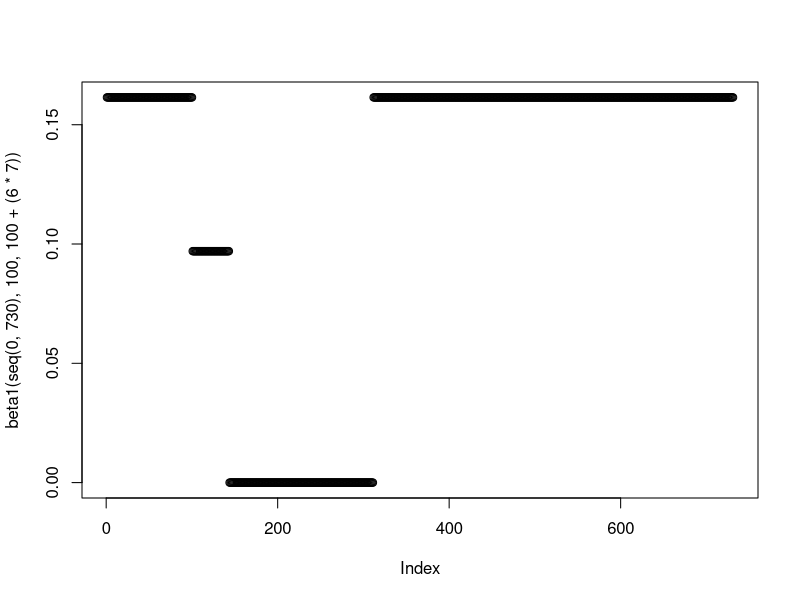
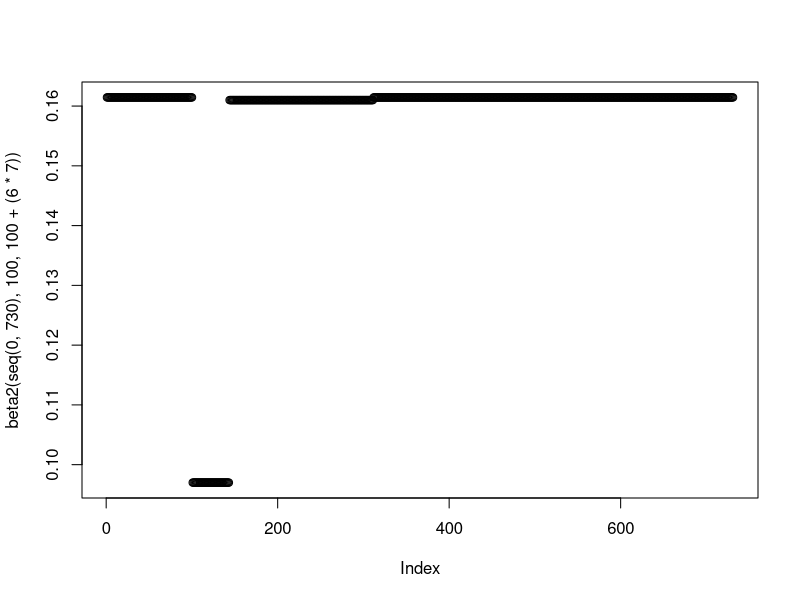
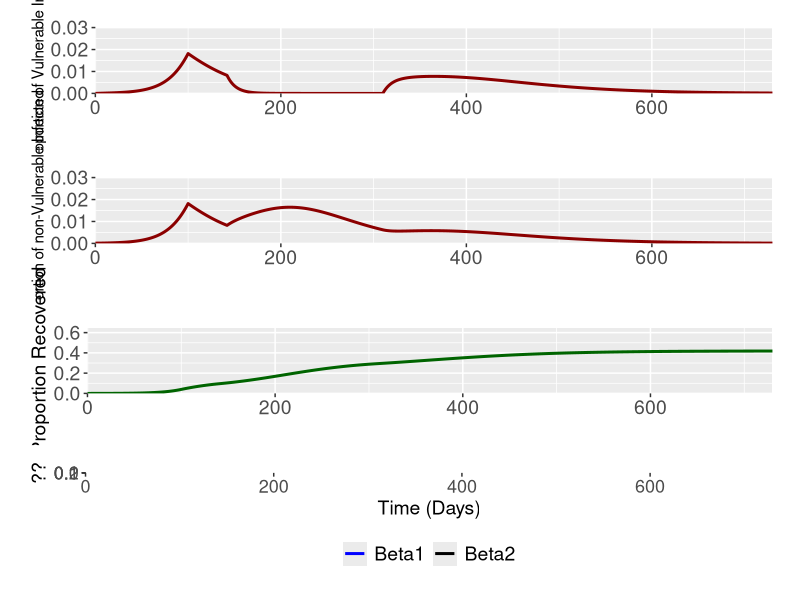

Recreate these plots in R, in order.
rm(list=ls())
library("deSolve"); library("ggplot2"); library("cowplot");library("reshape2"); library("dplyr"); library("RColorBrewer"); library("ggpubr")

#Function for the generation time/(1/gamma) parameter
GenTime <- function(T2, R0) {
  G = T2 * ((R0-1)/log(2))
  return(G)
}

#Function to model intervention - currently set at baseline - added additional functionality to it
beta1 <- function(time, int_timestart, int_timeend) {
  ifelse((time >= int_timestart & time <= int_timeend),
         0.097,
         ifelse((time >= int_timeend & time <= int_timeend + ((30-6)*7)),
                0,
                ifelse((time >= int_timeend + (24*7) & time <= 730),
                       (1.5*(1/(GenTime(4.6,2.4)))), #after int
                       (1.5*(1/(GenTime(4.6,2.4)))) #before int
                )
         )
  )
}

plot(beta1(seq(0,730), 100, 100 + (6*7) ))

beta2 <- function(time, int_timestart, int_timeend) {
  ifelse((time >= int_timestart & time <= int_timeend),
         0.097,
         ifelse((time >= int_timeend & time <= int_timeend + ((30-6)*7)),
                0.161,
                ifelse((time >= int_timeend + (24*7) & time <= 730),
                       (1.5*(1/(GenTime(4.6,2.4)))), #after int
                       (1.5*(1/(GenTime(4.6,2.4)))) #before int
                )
         )
  )
}

plot(beta2(seq(0,730), 100, 100 + (6*7) ))

#### Different Beta ####
#Function for Shielded/non-Shielded Pop
SIR1 <- function(time, state, parameters) {
  with(as.list(c(state, parameters)), {
    dSv = - beta1(time, int_timestart, int_timeend)*Iv*Sv - beta1(time, int_timestart, int_timeend)*Inv*Sv 
    
    dSnv = -  beta2(time, int_timestart, int_timeend)*Inv*Snv -  beta2(time, int_timestart, int_timeend)*Iv*Snv 
    
    dIv = beta1(time, int_timestart, int_timeend)*Iv*Sv + beta1(time, int_timestart, int_timeend)*Inv*Sv - gamma*Iv
    
    dInv =  beta2(time, int_timestart, int_timeend)*Inv*Snv +  beta2(time, int_timestart, int_timeend)*Iv*Snv - gamma*Inv
    
    dR = gamma*Iv + gamma*Inv
    
    dCv = beta1(time, int_timestart, int_timeend)*Iv*Sv + beta1(time, int_timestart, int_timeend)*Inv*Sv
    
    dCnv =  beta2(time, int_timestart, int_timeend)*Inv*Snv +  beta2(time, int_timestart, int_timeend)*Iv*Snv 
    return(list(c(dSv, dSnv, dIv, dInv, dR, dCv, dCnv)))
  })
}

#Initial Conditions and Times
init <- c(Sv = 0.15, Snv = 0.85-0.0001, Iv = 0, Inv = 0.0001, R = 0, Cv= 0, Cnv = 0)
times <- seq(0,730,by = 1)

parms = c(gamma = 1/(GenTime(4.6,2.4)), 
          int_timestart = 100, 
          int_timeend = 100 + 6*7)

out1 <- data.frame(ode(y = init, func = SIR1, times = times, parms = parms))

out1$Iv <- out1$Iv/0.15
out1$Inv <- out1$Inv/0.85

out1$beta1 <- beta1(seq(0,730), 100, 100 + (6*7) )
out1$beta2 <- beta2(seq(0,730), 100, 100 + (6*7) )

colnames(out1) <- c("Time", "Suscv", "Suscnv","Infected_Is", "Infected_Ip", "Recov", "CumV", "Cumnv", "Beta1", "Beta2")

statsinfec <- melt(out1, id.vars = c("Time"), measure.vars = c("Infected_Is", "Infected_Ip"))
statsrecov <- melt(out1, id.vars = c("Time"), measure.vars = c("Recov"))
statsbeta <- melt(out1, id.vars = c("Time"), measure.vars = c("Beta1", "Beta2"))

#### Aggregated Plots

pinfv <- ggplot(data = statsinfec[statsinfec$variable == "Infected_Is",], aes(x = (Time), y = value)) + geom_line(size = 1.02, stat = "identity", col = "darkred") +
  labs(x ="Time (Days)", y = "Proportion of Vulnerable Infected") + scale_y_continuous(limits = c(0,0.03) ,  expand = c(0,0)) +
  theme(legend.position = "none", legend.title = element_blank(), legend.text=element_text(size=14),  axis.text=element_text(size=14), axis.title.y=element_text(size=11),axis.title.x= element_blank(),
        legend.spacing.x = unit(0.3, 'cm'), plot.margin=unit(c(0.7,0.7,0.8,0.8),"cm")) +
  scale_x_continuous(expand = c(0, 0)) 

pinfnv <- ggplot(data = statsinfec[statsinfec$variable == "Infected_Ip",], aes(x = (Time), y = value)) + geom_line(size = 1.02, stat = "identity", col = "darkred") +
  labs(x ="Time (Days)", y = "Proportion of non-Vulnerable Infected") + scale_y_continuous(limits = c(0,0.03) ,  expand = c(0,0)) +
  theme(legend.position = "none",legend.text=element_text(size=14), legend.title = element_blank(), axis.text=element_text(size=14), axis.title.y=element_text(size=11), axis.title.x= element_blank(),
        legend.spacing.x = unit(0.3, 'cm'), plot.margin=unit(c(0.7,0.7,0.8,0.8),"cm")) +
  scale_x_continuous(expand = c(0, 0)) 

prec <- ggplot(data = statsrecov, aes(x = (Time), y = value)) + geom_line(size = 1.02, stat = "identity", col = "darkgreen") +
  labs(x ="Time (Days)", y = "Proportion Recovered") + scale_y_continuous(limits = c(0,0.65) ,  expand = c(0,0)) +
  theme(legend.position = "none", legend.title = element_blank(), legend.text=element_text(size=14), axis.text=element_text(size=14), axis.title.y=element_text(size=14),axis.title.x= element_blank(),
        legend.spacing.x = unit(0.3, 'cm'), plot.margin=unit(c(0.7,0.7,0.8,0.8),"cm")) +
  scale_x_continuous(expand = c(0, 0))  

pbeta <- ggplot(data = statsbeta, aes(x = (Time), y = value, col = variable)) + geom_line(size = 1.02, stat = "identity") +
  labs(x ="Time (Days)", y = "??") + scale_y_continuous(limits = c(0,0.3) ,  expand = c(0,0)) +
  theme(legend.position = "bottom", legend.title = element_blank(), axis.text=element_text(size=13), axis.title.y=element_text(size=14), axis.title.x = element_text(size=14),
        legend.spacing.x = unit(0.3, 'cm'), legend.text=element_text(size=14), plot.margin=unit(c(0.7,0.7,0.8,0.8),"cm")) +
  scale_x_continuous(expand = c(0, 0)) + guides(fill=guide_legend(nrow=2,byrow=TRUE)) +  scale_color_manual(values=c("blue", "black"))

ggarrange(pinfv, 
          pinfnv,
          prec,
          pbeta,
          nrow = 4,
          heights = c(0.3,0.3, 0.3, 0.3))
